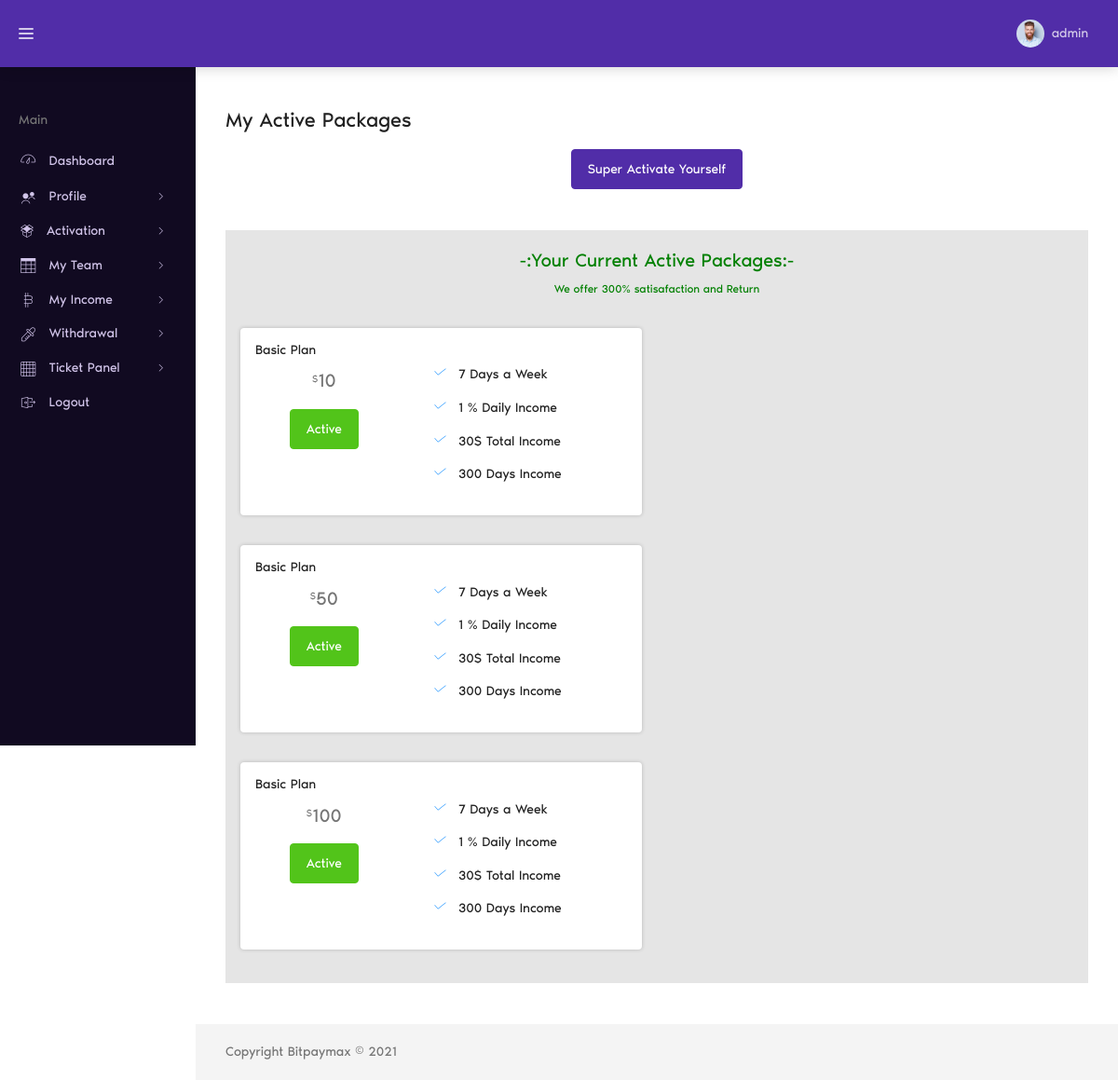
Page /profile/my-packs/ (signed in) on the committed database.
### account/models.py (models this page shows, shortened)
class Account(AbstractBaseUser):
	email 					= models.EmailField(verbose_name="email", max_length=60, unique=False,blank=True,null=True)
	username 				= models.CharField(max_length=30, unique=True)
	date_joined				= models.DateTimeField(verbose_name='date joined', auto_now_add=True)
	date_active				= models.DateTimeField(verbose_name='date active',null=True,blank=True)
	last_login				= models.DateTimeField(verbose_name='last login', auto_now=True)
	is_admin				= models.BooleanField(default=False)
	is_active				= models.BooleanField(default=True)
	is_active1              = models.BooleanField(default=False)
	is_staff				= models.BooleanField(default=False)
	is_superuser			= models.BooleanField(default=False)
	total_level_income      = models.FloatField(default=0)
	withdrawal_amount       = models.FloatField(default=0)
	total_roi_income        = models.FloatField(default=0)
	activation_amount       = models.FloatField(default=0)
	available_amount		= models.FloatField(default=0)
	first_name				= models.CharField(max_length=30, unique=False,blank=True,null=True)
	last_name				= models.CharField(max_length=30, unique=False,blank=True,null=True)
	sponsor  				= models.ForeignKey('self',on_delete=models.SET_NULL,blank=True,null=True)
	txn_password            = models.CharField(max_length=30,null=False)
	phon_no                 = models.CharField(max_length=12,blank=True,null=True)
	address                 = models.CharField(max_length=200,blank=True,null=True)
	dob				        = models.DateTimeField(verbose_name='date of birth', null=True, blank=True)
	state					= models.CharField(max_length=100,blank=True,null=True)
	city 					= models.CharField(max_length=50,blank=True,null=True)
	zip_code				= models.CharField(max_length=6,blank=True,null=True)
	profile_pic 			= models.ImageField(default="default.jpg", upload_to="profile_pics",null=True,blank=True)
	password1               = models.CharField(max_length=30,null=True,blank=True)
	packages                = models.ManyToManyField(Package)
	supper_packages         = models.ManyToManyField(Package, related_name="super_pack")
	total_income            = models.PositiveIntegerField(default=0)
	is_able_for_income      = models.BooleanField(default=False)
	USERNAME_FIELD = 'username'
	REQUIRED_FIELDS = ['email']
	objects = MyAccountManager()

### profile_app/models.py (models this page shows, shortened)
class Package(models.Model):
    amount = models.PositiveIntegerField(default=0)
    days = models.PositiveIntegerField(default=0)
    max_profit = models.PositiveIntegerField(default=0)
    is_active = models.BooleanField(default=True)

### profile_app/views.py (the view, shortened to what this page needs)
# urls.py: path('my-packs/', views.myPacks, name="mypacks"),
def myPacks(request):
    user = request.user
    packs = user.packages.all()
    fund_obj = Fund.objects.get(user=user)
    d ={
        'packs' : packs,
    }
    return render(request,'mypacks.html',d)

### profile_app/templates/mypacks.html (shortened to what this page needs)
{% extends "base.html" %}
{% load static %}
{% block content %}
<div class="dt-content-wrapper">
    <div class="dt-content">
        <div class="dt-page__header">
            <h1 class="dt-page__title">My Active Packages</h1>        <center><button type="button" class="btn btn-primary" data-toggle="modal" data-target="#exampleModal" data-whatever="@mdo">Super Activate Yourself</button></center>
        </div>
        <div class="pricing6 py-5 bg-light">
            <div class="container">
                <div class="row justify-content-center">
                    <div class="col-md-8 text-center">
                        <h2 class="mb-3" style="color: green;">-:Your Current Active Packages:-</h2>
                        <h6 class="subtitle font-weight-normal" style="color: green;">We offer 300% satisafaction and Return
                        </h6>
                    </div>
                </div>
                {% for pack in packs %}
                <div class="row mt-4">
                    <div class="col-md-6">
                        <div class="card card-shadow border-0 mb-4">
                            <div class="card-body p-4">
                                <div class="d-flex align-items-center">
                                    <h5 class="font-weight-medium mb-0">Basic Plan</h5>
                                </div>
                                <div class="row">
                                    <div class="col-lg-5 text-center">
                                        <div class="price-box my-3">
                                            <sup>$</sup><span class="text-red display-5">{{ pack.amount }}</span>
                                            <button type="button" class="btn btn-success">Active </button>
                                        </div>
                                    </div>
                                    <div class="col-lg-7 align-self-center">
                                        <ul class="list-inline pl-3 font-14 font-weight-medium text-dark">
                                            <li class="py-2"><i class="icon-check text-info mr-2"></i> <span>7 Days a
                                                    Week </span></li>
                                            <li class="py-2"><i class="icon-check text-info mr-2"></i> <span>1 % Daily
                                                    Income</span></li>
                                            <li class="py-2"><i class="icon-check text-info mr-2"></i> <span>30$ Total
                                                    Income </span></li>
                                            <li class="py-2"><i class="icon-check text-info mr-2"></i> <span>300 Days
                                                    Income</span></li>
                                        </ul>
                                    </div>
                                </div>
                            </div>
                        </div>
                    </div>
                </div>
                {% endfor %}
            </div>
        </div>
    </div>
    <footer class="dt-footer">
        Copyright Bitpaymax © 2021
    </footer>
</div>
{% endblock content %}

### profile_app/templates/base.html (shortened to what this page needs)
{% load static %}
<!DOCTYPE html>
<html lang="en">
<head>
    <link href="https://cdn.jsdelivr.net/npm/bootstrap@5.1.1/dist/css/bootstrap.min.css" rel="stylesheet"
>
    <link rel="stylesheet" href="{% static 'assets/fonts/noir-pro/styles.css' %}">
    <link rel="stylesheet" href="{% static 'plugins/flag-icon-css/css/flag-icon.min.css' %}">
    <link rel="stylesheet" href="{% static 'assets/vendor/gaxon-icon/styles.css' %}">
    <link rel="stylesheet" href="{% static 'plugins/perfect-scrollbar/css/perfect-scrollbar.css' %}">
    <link rel="stylesheet" type="text/css" href="{% static 'plugins/chartist/css/chartist.min.css' %}" media="all" />
    <link rel="stylesheet" type="text/css" href="{% static 'assets/css/default/theme-dark.min.css' %}">
</head>
<body class="dt-layout--default dt-sidebar--fixed dt-header--fixed">
    <div class="dt-root">
        <div class="dt-root__inner">
            <header class="dt-header">
                <div class="dt-header__container">
                    <div class="dt-brand">
                        <div class="dt-brand__tool" data-toggle="main-sidebar">
                            <div class="hamburger-inner"></div>
                        </div>
                    </div>
                    <div class="dt-header__toolbar">
                        <div class="dt-nav-wrapper">
                            <ul class="dt-nav">
                                <li class="dt-nav__item dropdown">
                                    <a href="#" class="dt-nav__link dropdown-toggle no-arrow dt-avatar-wrapper"
                                        data-toggle="dropdown" aria-haspopup="true" aria-expanded="false">
                                        <img class="dt-avatar size-30"
                                            src="{% static 'assets/images/user-avatar/domnic-harris.jpg' %}"
                                            alt="Domnic Harris">
                                        <span class="dt-avatar-info d-none d-sm-block">
                                            <span class="dt-avatar-name">{{ user.username }}</span>
                                        </span> </a>
                                </li>
                            </ul>
                        </div>
                    </div>
                </div>
            </header>
            <main class="dt-main">
                <aside id="main-sidebar" class="dt-sidebar">
                    <div class="dt-sidebar__container">
                        <ul class="dt-side-nav">
                            <li class="dt-side-nav__item dt-side-nav__header">
                                <span class="dt-side-nav__text">main</span>
                            </li>
                            <li class="dt-side-nav__item">
                                <a href="{% url 'profile' %}" class="dt-side-nav__link">
                                    <i class="icon-lgicon icon-dashboard icon-fw icon-lg"></i>
                                    <span class="dt-side-nav__text">Dashboard</span>
                                </a>
                            </li>
                            <li class="dt-side-nav__item">
                                <a href="javascript:void(0)" class="dt-side-nav__link dt-side-nav__arrow"
                                    title="Widgets">
                                    <i class="icon icon-contacts-app icon-fw icon-lg"></i>
                                    <span class="dt-side-nav__text">Profile</span>
                                </a>
                            </li>
                            <li class="dt-side-nav__item">
                                <a href="javascript:void(0)" class="dt-side-nav__link dt-side-nav__arrow">
                                    <i class="icon icon-metrics icon-fw"></i>
                                    <span class="dt-side-nav__text">Activation</span>
                                </a>
                            </li>
                            <li class="dt-side-nav__item">
                                <a href="javascript:void(0)" class="dt-side-nav__link dt-side-nav__arrow">
                                    <i class="icon icon-tables icon-fw icon-lg"></i>
                                    <span class="dt-side-nav__text">My Team</span>
                                </a>
                            </li>
                            <li class="dt-side-nav__item">
                                <a href="javascript:void(0)" class="dt-side-nav__link dt-side-nav__arrow">
                                    <i class="icon icon-crypto icon-fw icon-lg"></i>
                                    <span class="dt-side-nav__text">My Income</span>
                                </a>
                            </li>
                            {% if user.is_superuser %}
                            <li class="dt-side-nav__item">
                                <a href="javascript:void(0)" class="dt-side-nav__link dt-side-nav__arrow">
                                    <i class="icon icon-pickers icon-fw icon-lg"></i>
                                    <span class="dt-side-nav__text">Withdrawal</span>
                                </a>
                            </li>
                            {% endif%}
                            <li class="dt-side-nav__item">
                                <a href="javascript:void(0)" class="dt-side-nav__link dt-side-nav__arrow">
                                    <i class="icon icon-grid icon-fw icon-lg"></i>
                                    <span class="dt-side-nav__text">Ticket Panel</span>
                                </a>
                            </li>
                            <li class="dt-side-nav__item">
                                <a href="{% url 'logout' %}?next={% url 'index' %}" class="dt-side-nav__link" title="Layouts">
                                    <i class="icon icon-login-page icon-fw icon-lg"></i>
                                    <span class="dt-side-nav__text">Logout</span>
                                </a>
                            </li>
                        </ul>
                    </div>
                </aside>
                {% block content %}
                {% endblock content %}
            </main>
        </div>
    </div>
</body>
</html>

### rows in the picture
Account: username "admin"
Package: amount "10"
Package: amount "50"
Package: amount "100"
